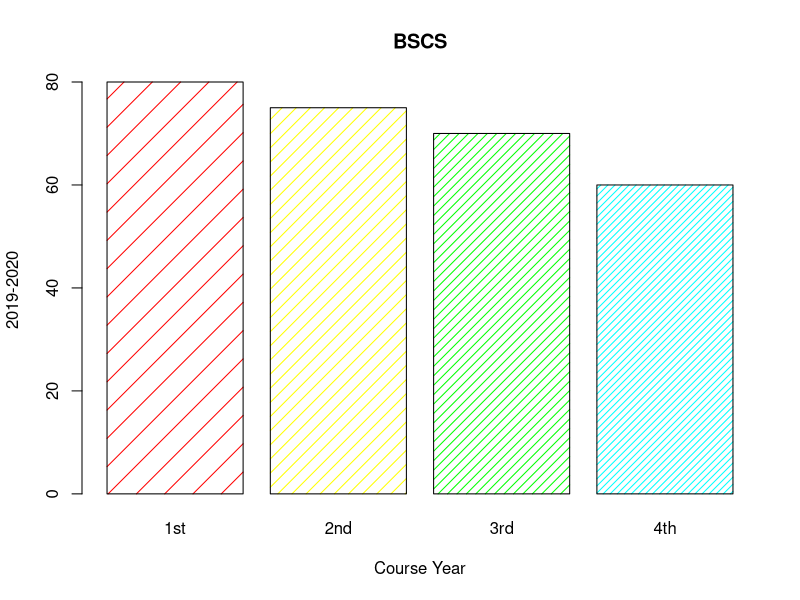
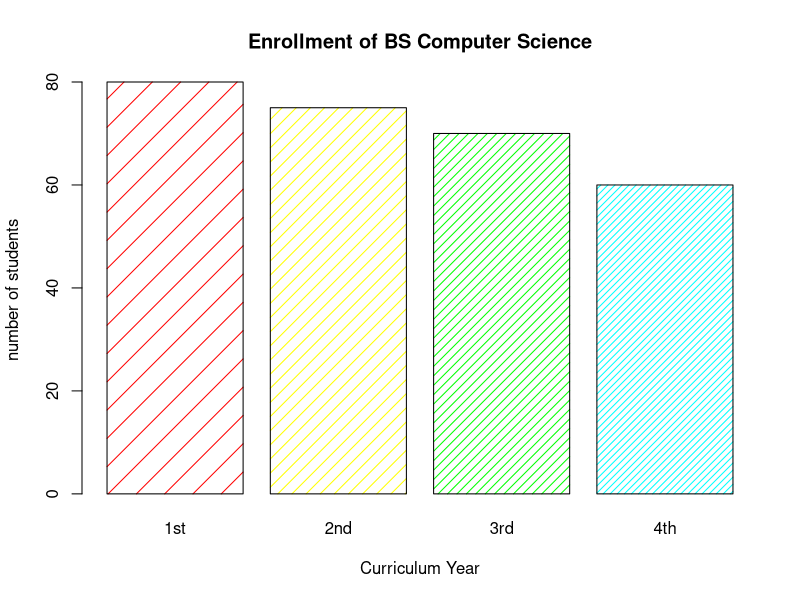
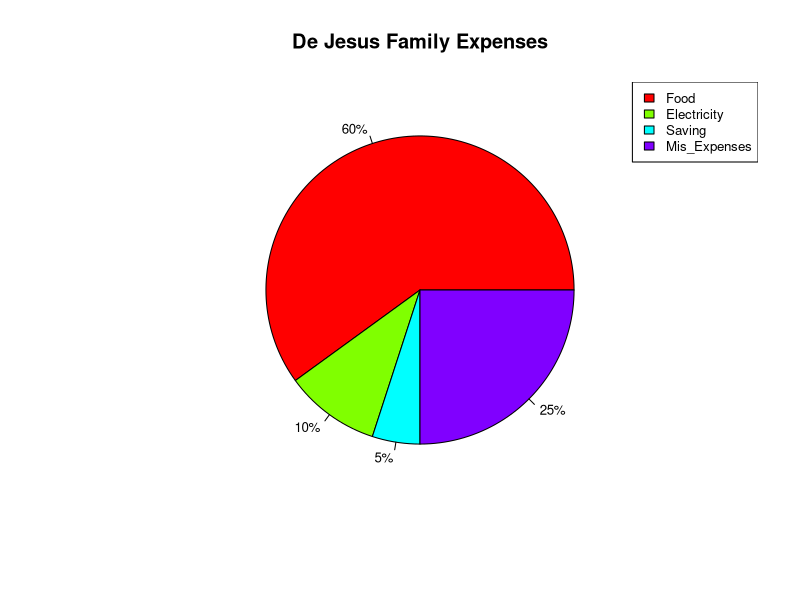
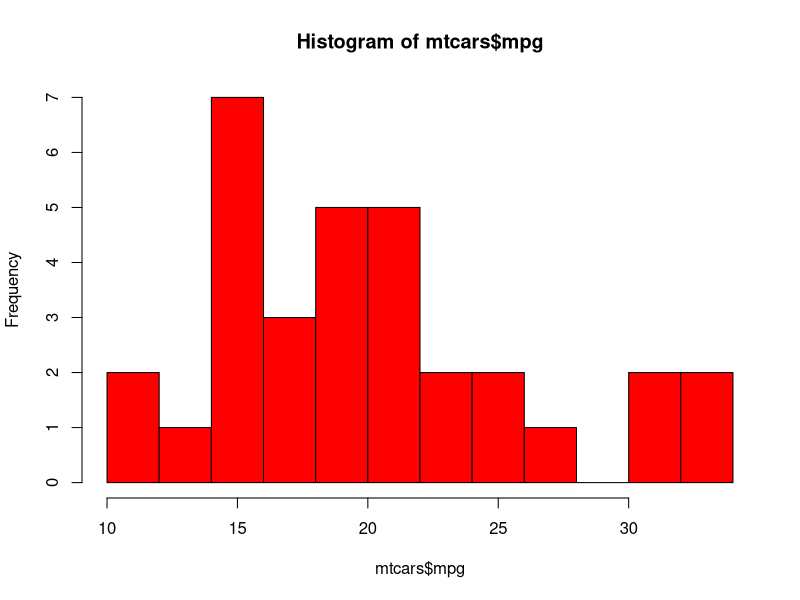
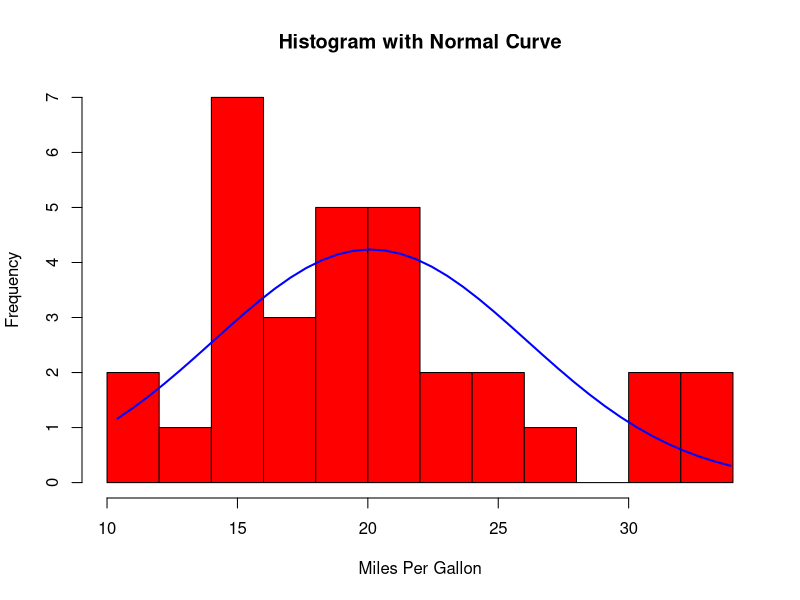
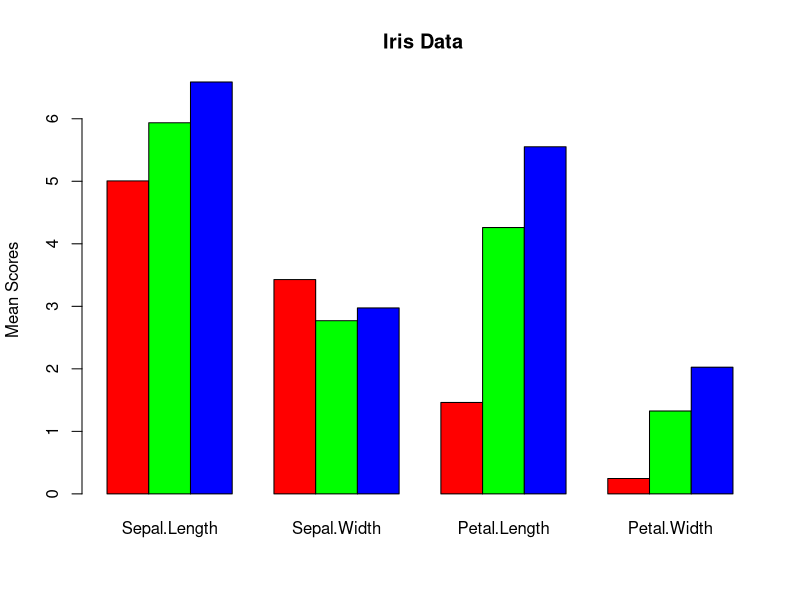

The R script that drew these images, in order:
#RWorksheet5_FRIAS
#BSIT2-A

install.packages("ggplot2")

#1. The table shows the enrollment of BS in Computer Science , SY 2010-2011.
 #a. Plot the data using a bar graph. Write the codes and copy the result.

 BSCS <- c (80, 75, 70, 60)
 barplot(BSCS, col = rainbow(6), density = c(5, 10, 15, 20),
      main = "BSCS",
      xlab = "Course Year",
      ylab = "2019-2020", names.arg = c("1st", "2nd", "3rd", "4th"))

#b. Using the same table, label the barchart with
 #Title = "Enrollment of BS Computer Science"
 #horizontal axis = "Curriculum Year"
 #vertical axis = "nmber of students"
 
 BSCS <- c (80, 75, 70, 60)
 barplot(BSCS, col = rainbow(6), density = c(5, 10, 15, 20),
         main = "Enrollment of BS Computer Science",
         xlab = "Curriculum Year",
         ylab = "number of students", names.arg = c("1st", "2nd", "3rd", "4th"))
 
 #2. The monthly income of De Jesus family was spent on the following.
  #60% on Food, 10% on electricity,5% for savings, and
    # 25% for other miscellaneous expenses.
 #a. Create a table for the above scenario. Write the codes and its result.
 
 Income = matrix(c("60%", "10%", "5%", "25%"), ncol= 4, byrow=TRUE)
   colnames(Income) <- c('Food', 'Electricity', 'Savings', 'Mis_expenses')
   row.names(Income)<- c( 'Expenses')
   Income_De_Jesus_Fam <- as.table(Income)
   Income_De_Jesus_Fam
   
#b. Plot the data using Pie chart. Add labels, colors and legend.
   #Write the codes and its result.
   
  A <- c(0.6, 0.1, 0.05, 0.25)
  a <- round(A/sum(A) * 100, 1)
  a <- paste(a, "%", sep = "")
 pie(A, labels = a, cex = 0.8, col = rainbow(4),
             main = "De Jesus Family Expenses")
  legend("topright", c("Food", "Electricity", "Saving", "Mis_Expenses"),
         cex = 0.8, fill = rainbow(4))

#3. Open the mtcars dataset
  #a. Create a simple histogram for mpg(miles per gallon) variable.
   #Use $ to select the mpg only. Write the codes and its result.
  
  data(mtcars)

 Mt <- c(mtcars$mpg)
 Mt

  #b. Colored histogram with different number of bins.
   hist(mtcars$mpg, breaks=12, col="red")
  #Note: breaks= controls the number of bin
   
#c. Add a Normal Curve
   x <- mtcars$mpg
   h<-hist(x, breaks=10, col="red", xlab="Miles Per Gallon",
           main="Histogram with Normal Curve")
   xfit<-seq(min(x),max(x),length=40)
   yfit<-dnorm(xfit,mean=mean(x),sd=sd(x))
   yfit <- yfit*diff(h$mids[1:2])*length(x)
   lines(xfit, yfit, col="blue", lwd=2)

#4. Open the iris dataset. create a subset for each species.
   #a. create the code and its result.
   
   data("iris")

   a <- data.frame(iris)
   a

   asetosa <- data.frame(iris)   
   asetosa

   aversicolor <- data.frame(iris)
   aversicolor

   avirginica <- data.frame(iris)
   avirginica

   Setosa <- subset(asetosa, Species == 'setosa')   
   Setosa
   
   Versicolor <- subset(aversicolor, Species == 'versicolor')   
   Versicolor

   Virginica <- subset(avirginica, Species == 'virginica')
   Virginica

#b. Get the mean for every characteristics of each species using colMeans(). Write the code and its result.
   
   Asetosa <- colMeans(Setosa[sapply(asetosa, is.numeric)])
   Asetosa
   
   Aversicolor <- colMeans(Versicolor[sapply(aversicolor, is.numeric)])
   Aversicolor
   
   Avirginica <- colMeans(Virginica[sapply(avirginica, is.numeric)])
   Avirginica

 #c.  Combine all species by using rbind() The table should be look like this.
   
   mine <- rbind (Asetosa, Aversicolor, Avirginica)
   yours <- data.frame(mine)
   yours

#d. From the data in 4-c: Create the barplot(). Write the code and its result. The bar plot should be look like this.
   
   barplot(height = as.matrix(yours), main = " Iris Data",
            ylab =  "Mean Scores",
            beside = T, col = rainbow(3))
   
   